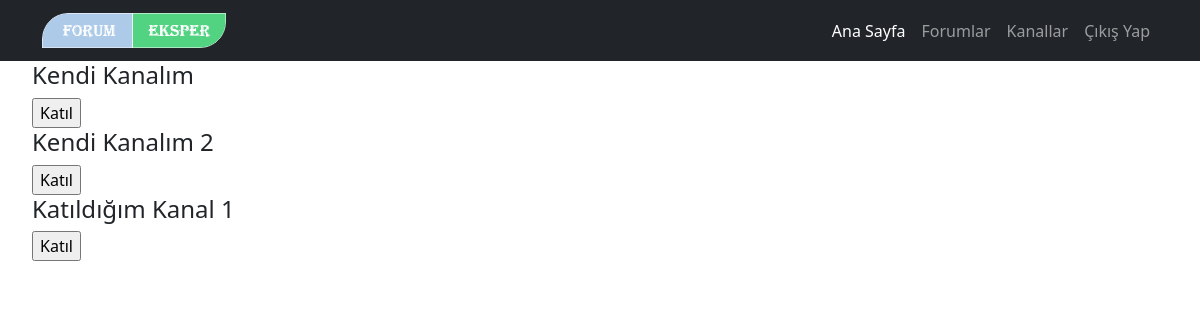
Page /server/kesfet (signed in) on the committed database.
### server/models.py (models this page shows, shortened)
class Room(models.Model):
    name = models.CharField(max_length=255, null=True, verbose_name="Kanal Adı")
    slug = models.SlugField(unique=True, editable=False)
    user = models.ForeignKey(User, on_delete=models.CASCADE, null=True, verbose_name="Kanal Sahibi")
    category = models.ForeignKey(RoomCategory, on_delete=models.CASCADE, null=True,verbose_name="Kategori Adı")
    created_at = models.DateTimeField(auto_now_add=True, editable=False, null=True, verbose_name="Oluşturulduğu Tarih")
    modified_at = models.DateTimeField(null=True, verbose_name="Güncellendiği Tarih", blank=True)
    image = models.ImageField(upload_to='kanal/kapak', null=True, blank=True)
    banner = models.ImageField(upload_to='kanal/banner', null=True, blank=True)
    is_private = models.BooleanField(default=False, null=True, verbose_name="Gizli Mi?")
    class Meta:
        verbose_name_plural = "1. Kanallar"

### server/views.py (the view, shortened to what this page needs)
# urls.py: path('kesfet', room_find, name='room_find'),
@login_required
def room_find(request):
    rooms = Room.objects.all()
    return render(request, 'pages/chat/keşfet.html',{'rooms':rooms,'messages':messages})

### templates/pages/chat/keşfet.html (shortened to what this page needs)
{% extends 'layout.html' %}
{% load static %}
{% block channel_find %}
    <ul>
        {% for room in rooms %}
            <li>
                <h4>{{ room.name }}</h4>
                <form action="" method="POST">
                    <input type="submit" value="Katıl" name="is_join">
                </form>
            </li>
        {% endfor %}
    </ul>
{% endblock %}

### static/css/style.css (style rules this page uses)
body { margin: 0; padding: 0; }
li { list-style-type: none; }

### rows in the picture
Room: name "Kendi Kanalım"
Room: name "Kendi Kanalım 2"
Room: name "Katıldığım Kanal 1"
